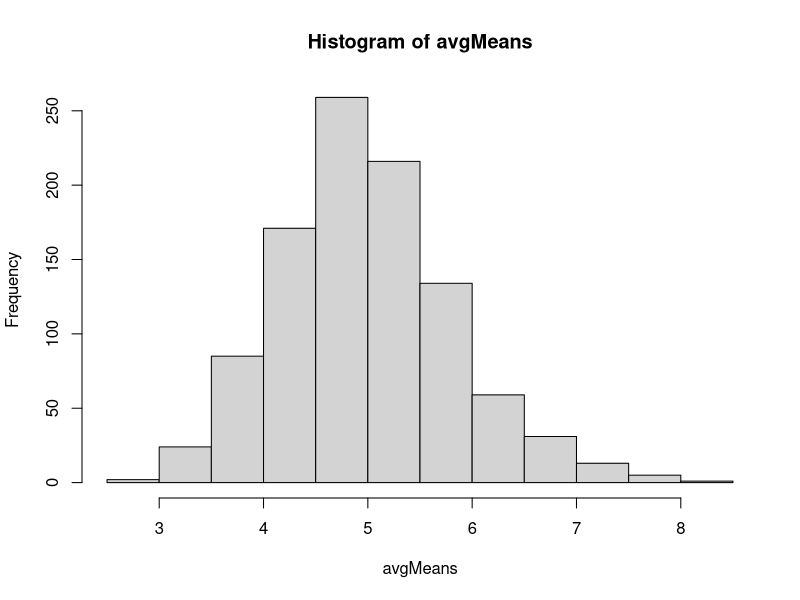

Recreate this plot in R.
## ---- chunk 1
knitr::opts_chunk$set(echo = TRUE)
## ---- chunk 2
lambda <- 0.2
n <- 40
nSim <- 1000
## ---- chunk 3
avgMeans <- NULL
for (i in 1 : nSim) {
    sim <- rexp(n,lambda)
    currentAvg <- mean(sim)
    avgMeans <- rbind(avgMeans,currentAvg)
}
hist(avgMeans)
## ---- chunk 4
mean(avgMeans)
1/lambda
## ---- chunk 5
#Observado
sd(avgMeans)
#Esperado se hizo una aprox a la normal por medio del CLT
sqrt((1/lambda)^2/n)
var(avgMeans)[1]

#Esperado se hizo una aprox a la normal por medio del CLT
(1/lambda)^2/n
